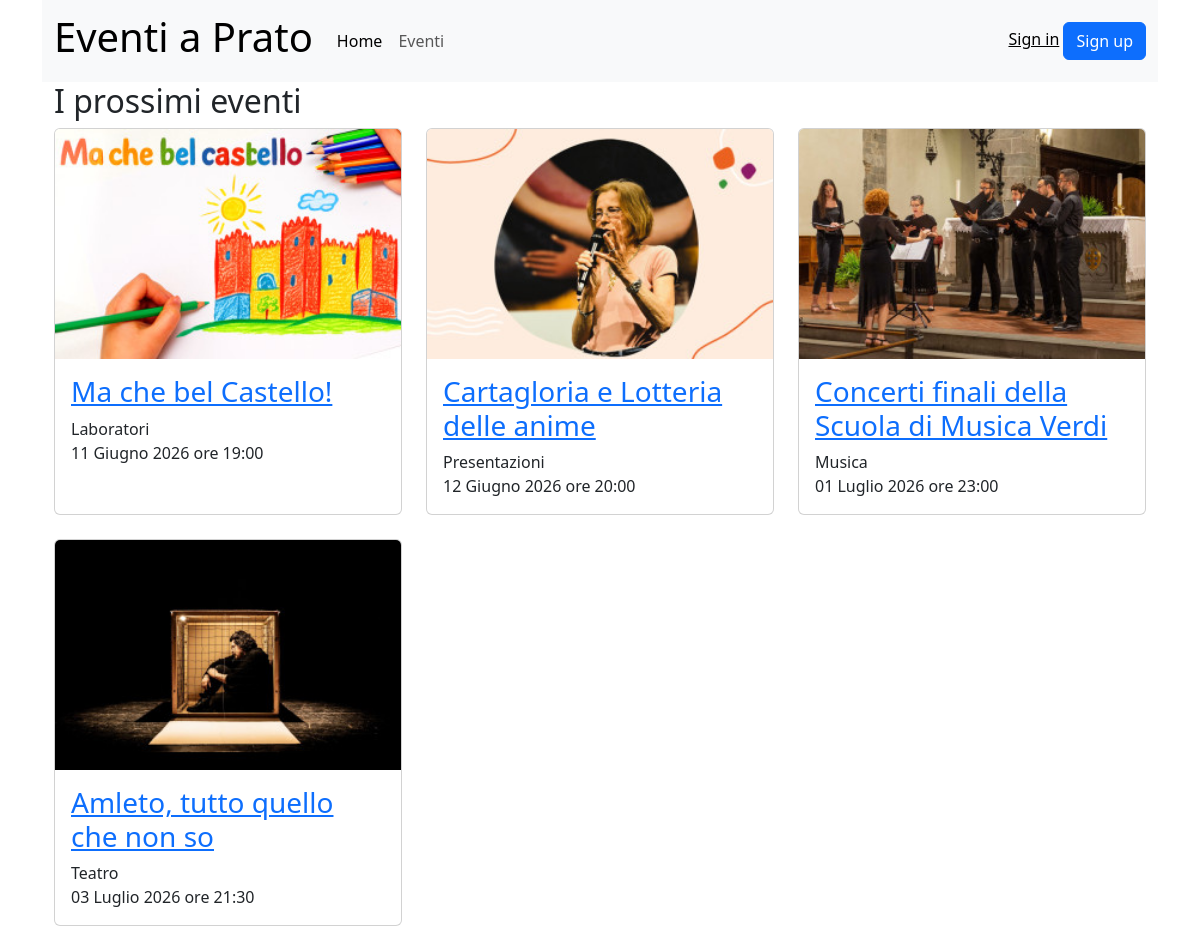
Before: / with the older database file.
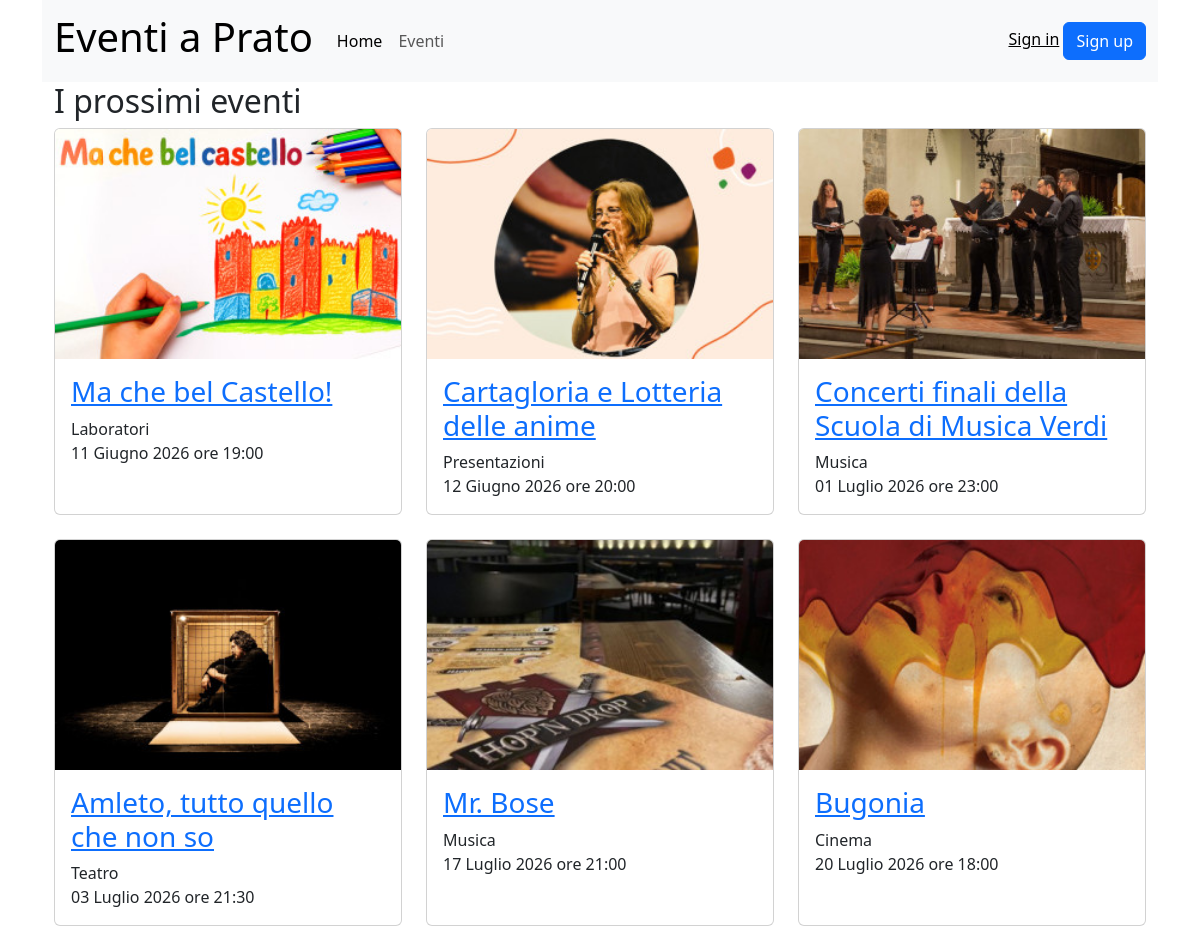
After: the same page with the newer database file.
### eventi_gestione/models.py (models this page shows, shortened)
class Eventi(models.Model):
    nome_evento = models.CharField(max_length=100)
    descrizione_evento = models.TextField()
    tipo_evento = models.ForeignKey(Tipologia,on_delete=models.CASCADE)
    luogo_evento = models.CharField(max_length=100)
    data_ora_evento = models.DateTimeField()
    immagine_evento = models.ImageField(upload_to='eventi/', blank=True, null=True)

class Tipologia(models.Model):
    nome_tipo = models.CharField(max_length=100)
    def __str__(self):
        return self.nome_tipo

### pagine/views.py (the view)
# urls.py: path("", HomePageView.as_view(), name="home"),
class HomePageView(TemplateView):
    template_name = "home.html"
    def get_context_data(self, **kwargs):
        ora_attuale = timezone.now()
        context = super().get_context_data(**kwargs)
        context['eventi_prossimi'] = Eventi.objects.filter(data_ora_evento__gte=ora_attuale).order_by('data_ora_evento')[:6]
        return context

### templates/home.html
{% extends "base.html" %}
{% block content %}
    <h2>I prossimi eventi</h2>
    <div class="row row-cols-1 row-cols-md-3 g-4">
    {% for evento in eventi_prossimi %}
        <div class="col">
            <div class="card h-100">
                {% if evento.immagine_evento %}
                    <img src="{{ evento.immagine_evento.url }}" class="card-img-top" alt="">
                {% endif %}
                <div class="card-body">
                    <h3 class="card-title" class="h5"><a href="{% url 'evento' evento.id %}">{{ evento.nome_evento }}</a></h3>
                    <p class="card-text">
                        {{ evento.tipo_evento}}<br>
                        {{ evento.data_ora_evento|date:"d F Y \o\r\e H:i" }}
                    </p>
                </div>
            </div>
        </div>
    {% endfor %}
</div>
{% endblock content %}

Changed rows visible on the page:
added Eventi: immagine_evento (picture), nome_evento "Mr. Bose", tipo_evento "Musica", data_ora_evento "17 Luglio 2026 ore 21:00"
added Eventi: immagine_evento (picture), nome_evento "Bugonia", tipo_evento "Cinema", data_ora_evento "20 Luglio 2026 ore 18:00"
